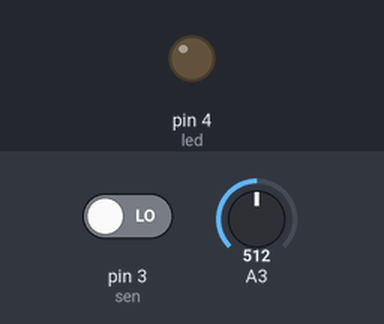
The sketch below on a simulated Arduino Uno, built with avr-gcc and run on an emulated ATmega328P. Parts: output pins drawn as LEDs (lit = HIGH). The test bench sets the inputs (shaded band); at power-on: pin 3 (sen) LOW, A3 = 512. What the sketch prints to the serial monitor is not drawn.

Above: at 0.1 s.
At 0.6 s:
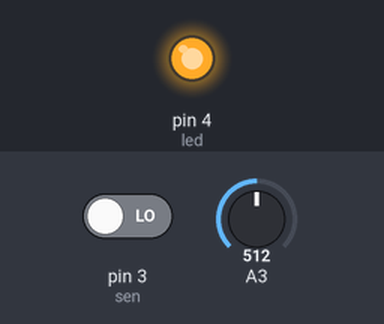
Timing chart, 0 to 2.1 s (numbered marks = the images above):
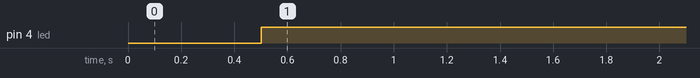

Measured:
- by itself, pin 4 (led): LOW → HIGH at 0.50 s

The sketch:

mic-led.ino
```cpp
int led=4;
int sen=3;
int HZ;
int lz;
void setup() {
  // put your setup code here, to run once:
pinMode(led,OUTPUT);
pinMode(sen,INPUT);
Serial.begin(9600);
}

void loop() {
  // put your main code here, to run repeatedly:
HZ=digitalRead(sen);
Serial.println(HZ);
lz=analogRead(sen);
Serial.println(lz);
delay(500);
if ( lz <= 392 )
  {
    digitalWrite(led,0) ;
    delay (100);
  }else if ( lz >= 393 ){
    digitalWrite(led,1) ;
    delay (100);
  }
}
```
